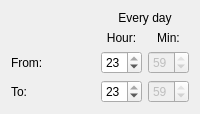
      <widget class="QWidget" name="widget_2" native="true">
       <layout class="QGridLayout" name="gridLayout_4">
        <item row="0" column="1" rowspan="2" colspan="2">
         <widget class="QLabel" name="lbTimeMon_4">
          <property name="enabled">
           <bool>true</bool>
          </property>
          <property name="text">
           <string>Every day</string>
          </property>
          <property name="alignment">
           <set>Qt::AlignCenter</set>
          </property>
         </widget>
        </item>
        <item row="2" column="1" rowspan="2">
         <widget class="QLabel" name="label_93">
          <property name="frameShape">
           <enum>QFrame::NoFrame</enum>
          </property>
          <property name="text">
           <string>Hour:</string>
          </property>
          <property name="alignment">
           <set>Qt::AlignCenter</set>
          </property>
         </widget>
        </item>
        <item row="2" column="2" rowspan="2">
         <widget class="QLabel" name="label_94">
          <property name="frameShape">
           <enum>QFrame::NoFrame</enum>
          </property>
          <property name="text">
           <string>Min:</string>
          </property>
          <property name="alignment">
           <set>Qt::AlignCenter</set>
          </property>
         </widget>
        </item>
        <item row="4" column="0" rowspan="2">
         <widget class="QLabel" name="lbFrom_5">
          <property name="layoutDirection">
           <enum>Qt::RightToLeft</enum>
          </property>
          <property name="text">
           <string>From:</string>
          </property>
         </widget>
        </item>
        <item row="4" column="1" rowspan="2">
         <widget class="QSpinBox" name="sbFromHr_39">
          <property name="enabled">
           <bool>true</bool>
          </property>
          <property name="maximumSize">
           <size>
            <width>41</width>
            <height>16777215</height>
           </size>
          </property>
          <property name="maximum">
           <number>23</number>
          </property>
          <property name="value">
           <number>23</number>
          </property>
         </widget>
        </item>
        <item row="4" column="2" rowspan="2">
         <widget class="QSpinBox" name="sbFromMn_39">
          <property name="enabled">
           <bool>false</bool>
          </property>
          <property name="maximumSize">
           <size>
            <width>41</width>
            <height>16777215</height>
           </size>
          </property>
          <property name="maximum">
           <number>59</number>
          </property>
          <property name="value">
           <number>59</number>
          </property>
         </widget>
        </item>
        <item row="6" column="0" rowspan="2">
         <widget class="QLabel" name="lbTo_3">
          <property name="layoutDirection">
           <enum>Qt::RightToLeft</enum>
          </property>
          <property name="text">
           <string>To:</string>
          </property>
         </widget>
        </item>
        <item row="6" column="1" rowspan="2">
         <widget class="QSpinBox" name="sbToHr_39">
          <property name="enabled">
           <bool>true</bool>
          </property>
          <property name="maximumSize">
           <size>
            <width>41</width>
            <height>16777215</height>
           </size>
          </property>
          <property name="maximum">
           <number>23</number>
          </property>
          <property name="value">
           <number>23</number>
          </property>
         </widget>
        </item>
        <item row="6" column="2" rowspan="2">
         <widget class="QSpinBox" name="sbToMn_39">
          <property name="enabled">
           <bool>false</bool>
          </property>
          <property name="maximumSize">
           <size>
            <width>41</width>
            <height>16777215</height>
           </size>
          </property>
          <property name="maximum">
           <number>59</number>
          </property>
          <property name="value">
           <number>59</number>
          </property>
         </widget>
        </item>
       </layout>
      </widget>
